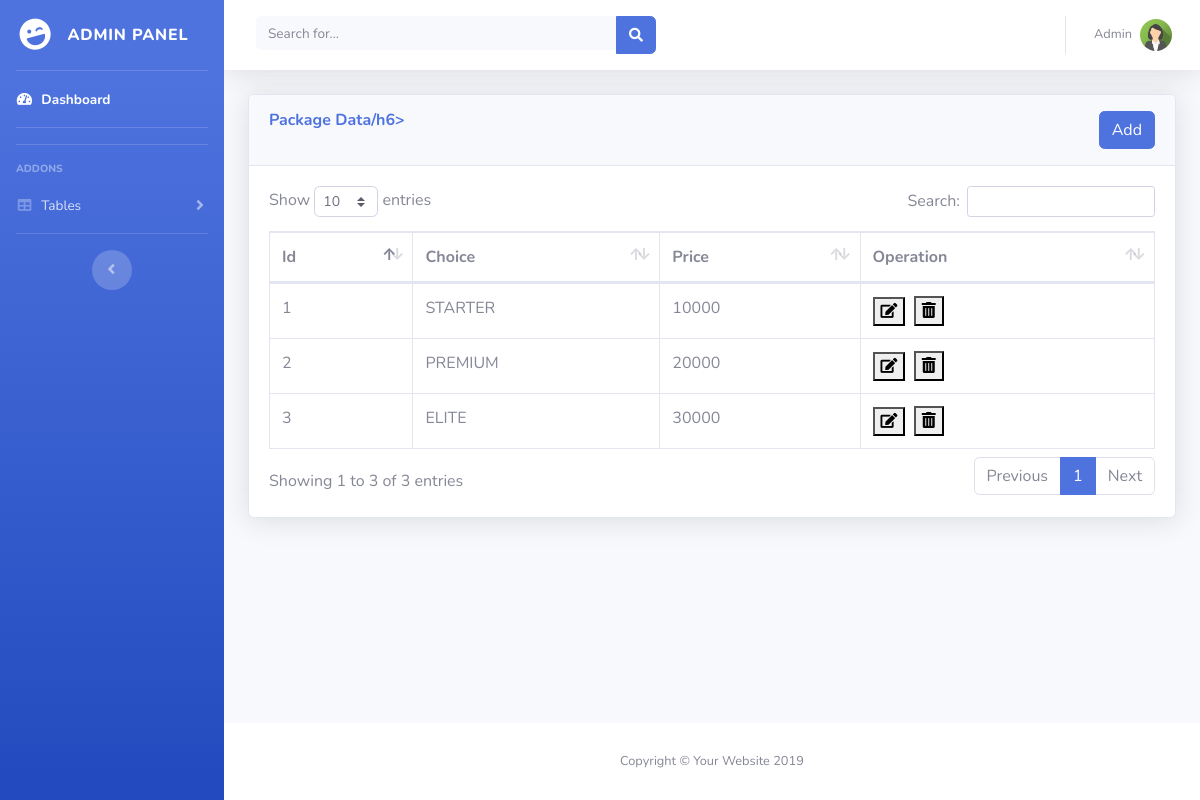
Page /Admin_Panel/pack_dis.php on the committed database.
### tables this page shows
CREATE TABLE `package` (
  `id` int(11) NOT NULL,
  `choice` varchar(20) NOT NULL,
  `price` varchar(11) NOT NULL
);

### Admin_Panel/pack_dis.php (the view, shortened to what this page needs)
<!DOCTYPE html>
<html lang="en">
<head>
  <link href="vendor/fontawesome-free/css/all.min.css" rel="stylesheet" type="text/css">
  <link href="css/sb-admin-2.min.css" rel="stylesheet">
  <link href="vendor/datatables/dataTables.bootstrap4.min.css" rel="stylesheet">
</head>
<body id="page-top">
<?php include("header.php");
?>
        <div class="container-fluid">
         <?php $con=mysqli_connect("localhost","root","");
            mysqli_select_db($con,"gym");
              $s="select * from package";
              $res=mysqli_query($con,$s);
        echo " <div class='card shadow mb-4'> ";
        echo "    <div class='card-header py-3'> ";
        echo "     <h6 class='m-0 font-weight-bold text-primary'>Package Data/h6> ";
        echo "                 <a class='btn btn-primary' style='float:right' href='./pack_add.php' role='button'>Add</a>";
        echo " </div> ";
        echo "   <div class='card-body'> ";
        echo " <div class='table-responsive'> ";
        echo  " <table class='table table-bordered' id='dataTable' width='100%' cellspacing='0'> ";
        echo   " <thead>
                    <tr>
                        <th>Id</th>
                        <th>Choice</th>
                        <th>Price</th>
                        <th>Operation</th>
                    </tr>
                  </thead>";
                echo "<tbody>";
                  while($r=mysqli_fetch_row($res))
                  {
                    echo"<tr>";
                    echo "<td>".$r[0]."</td>";
                    echo "<td>".$r[1]."</td>";
                    echo "<td>".$r[2]."</td>";
                    echo "<td><a href='pack_upd.php?id=$r[0]'><button style='font-size:15px'><i class='fa fa-edit'></i></button></a>&nbsp
                    <a href='pack_del.php?id=$r[0]'><button><i class='fas fa-trash-alt'></i></button></a>
                    </td>";
                    echo"</tr>";
                  }
                echo  "</tbody>";
                echo "</table>";
        ?>
              </div>
            </div>
          </div>
        </div>
      </div>
    <?php
      include("footer.php");
    ?>
</body>
</html>

### rows in the picture
package: id "1", choice "STARTER", price "10000"
package: id "2", choice "PREMIUM", price "20000"
package: id "3", choice "ELITE", price "30000"
